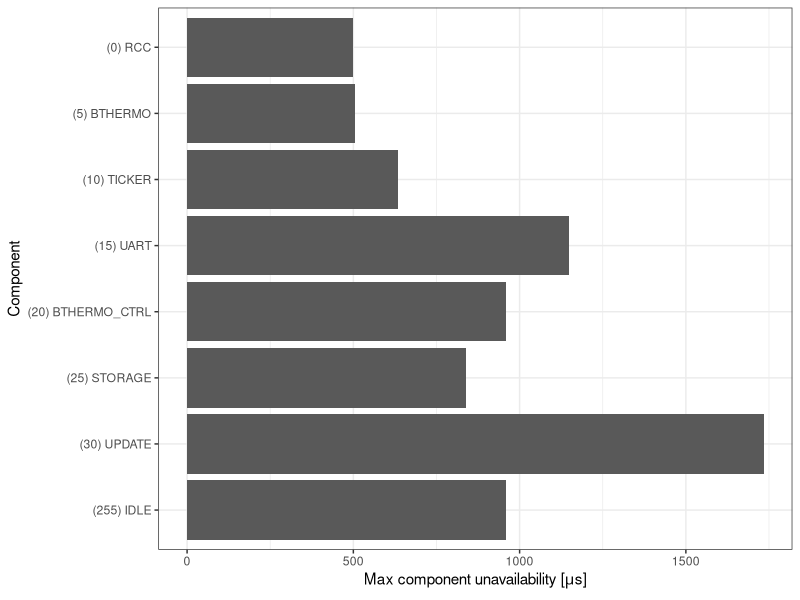
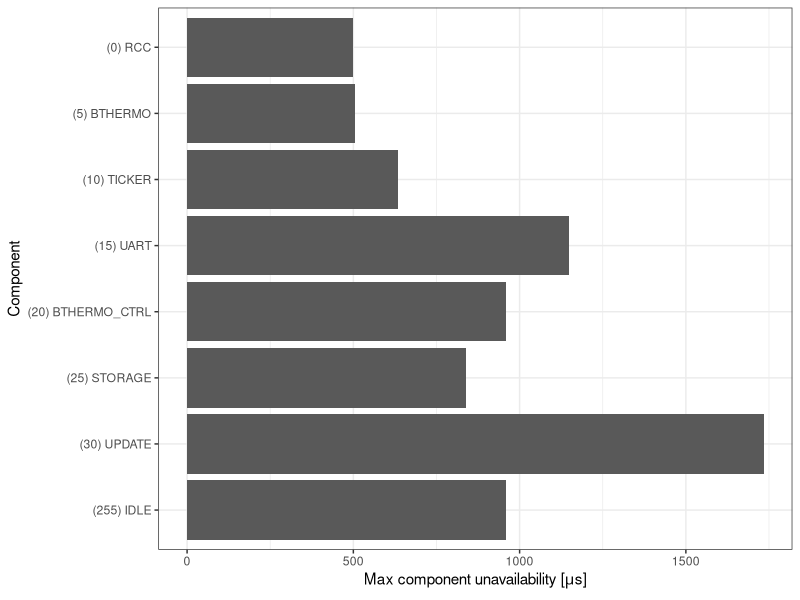

R code for these plots, in order:
# The easiest way to get ggplot2 is to install the whole tidyverse:
# install.packages("tidyverse")

library(data.table)
library(ggplot2)
library(tibble)
library(dplyr)
library(tidyr)

# Set working directory
this.dir <- dirname(parent.frame(2)$ofile)
setwd(this.dir)

# Import dataset
unavailability <- read.csv("data/conceptos-component-unavailability.csv", header = TRUE, sep = ",")
# Convert to microseconds
unavailability[2] <- unavailability[2] * 10^6
# Rename elements
unavailability[1] <- c("(0) RCC","(15) UART", "(25) STORAGE", 
"(30) UPDATE","(255) IDLE","(10) TICKER",
"(5) BTHERMO","(20) BTHERMO_CTRL")

# Plot max timings
graph <- ggplot(data = unavailability, aes(
  x = forcats::fct_rev(factor(component_id, level=c(
    "(0) RCC","(5) BTHERMO","(10) TICKER","(15) UART", 
    "(20) BTHERMO_CTRL","(25) STORAGE", 
    "(30) UPDATE","(255) IDLE"))),
  y = unavailable_time,
)) +
  geom_bar(aes(y = unavailable_time),
    stat = "identity",
    position = position_dodge()
  ) +
  coord_flip() +
  scale_fill_grey() +
  theme_bw() +
  labs(y = expression(paste("Max component unavailability [", mu, "s]")), x = "Component")
  
graph

ggsave(
  "output/component_unavailability.pdf",
  plot = graph,
  scale = 1,
  width = 1500, height = 500, units = "px",
  dpi = 300,
)
